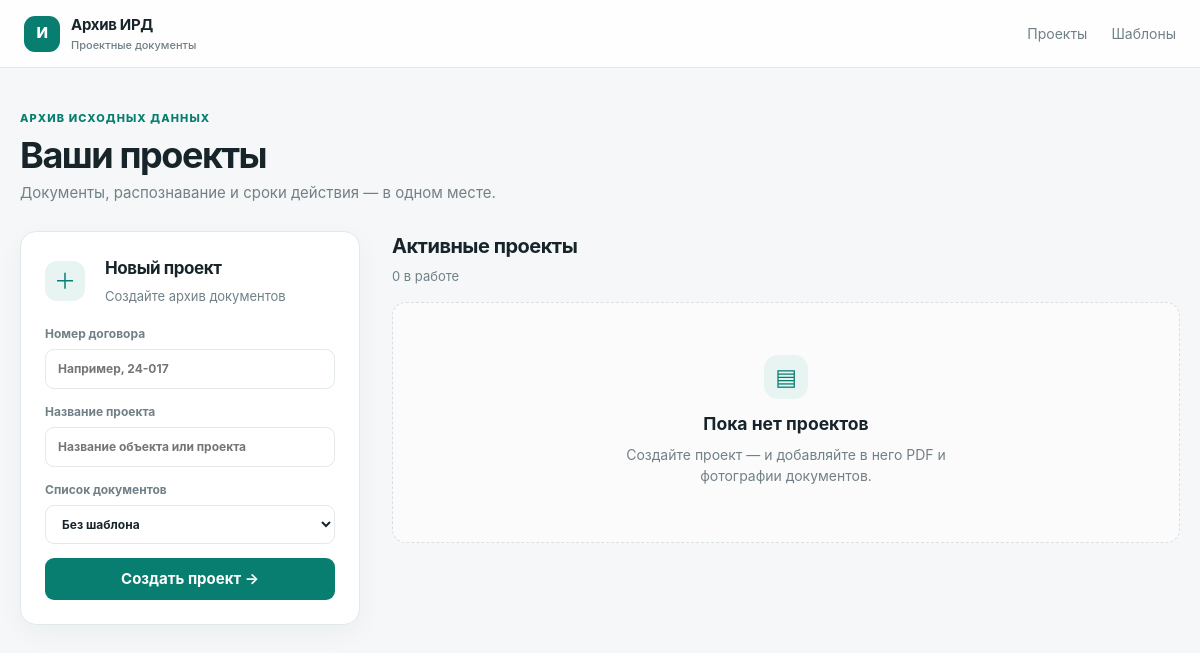
The app's page /, older data.
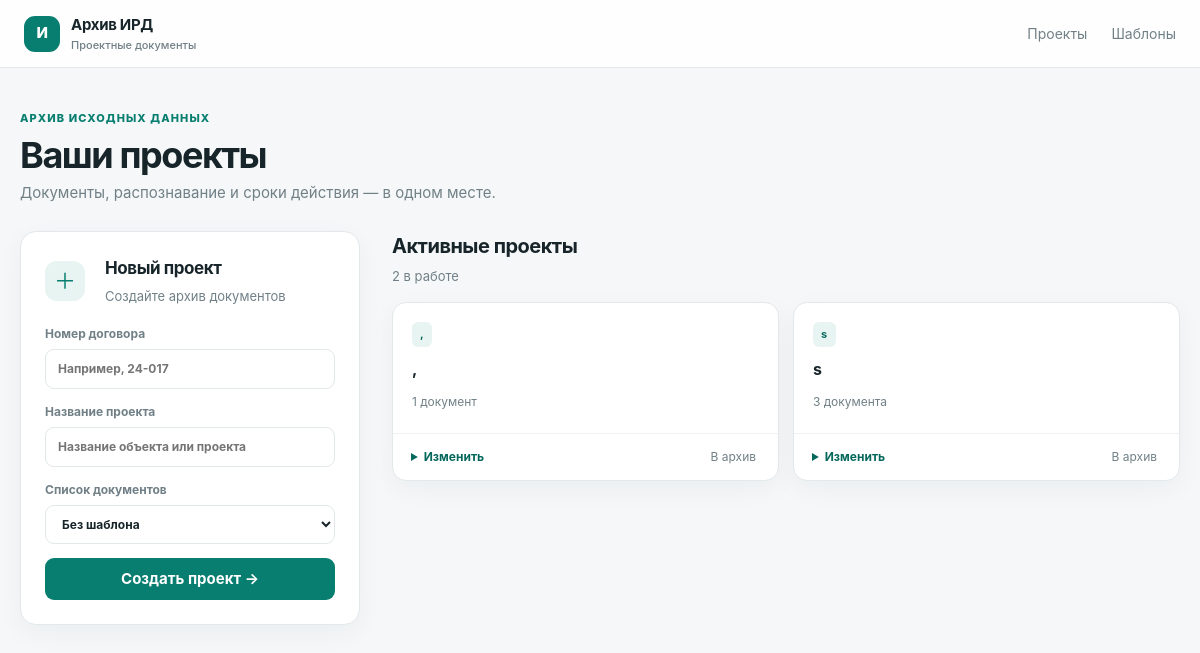
The same page, newer data.
### tables this page shows
CREATE TABLE objects (
    id INTEGER PRIMARY KEY AUTOINCREMENT,
    contract_number TEXT NOT NULL,
    name TEXT NOT NULL,
    created_at TEXT NOT NULL DEFAULT CURRENT_TIMESTAMP
);

### app/web/routes.py (the view)
@bp.get("/")
def index():
    warning_days = current_app.config["EXPIRY_WARNING_DAYS"]
    documents = DocumentRepository().list_all()
    alerts = [
        {"document": document, "expiry": state}
        for document in documents
        if (state := expiry_state(document, warning_days))["key"] in {"expired", "expiring"}
    ]
    return render_template(
        "index.html",
        objects=ObjectRepository().list_all(),
        archived_objects=ObjectRepository().list_archived(),
        templates=ChecklistRepository().list_templates(),
        alerts=alerts,
        warning_days=warning_days,
    )

### app/database.py (called while the page is built)
def get_db() -> sqlite3.Connection:
    if "db" not in g:
        g.db = sqlite3.connect(current_app.config["DATABASE_PATH"])
        g.db.row_factory = sqlite3.Row
        g.db.execute("PRAGMA foreign_keys = ON")
    return g.db

### app/repositories.py (called while the page is built)
    def list_all(self) -> list[Row]:
        return list(
            get_db().execute(
                """
                SELECT
                    objects.*,
                    COUNT(documents.id) AS documents_count,
                    MAX(documents.created_at) AS last_document_at
                FROM objects
                LEFT JOIN documents ON documents.object_id = objects.id AND documents.archived_at IS NULL
                WHERE objects.archived_at IS NULL
                GROUP BY objects.id
                ORDER BY objects.created_at DESC, objects.id DESC
                """
            )
        )

    def list_archived(self) -> list[Row]:
        return list(
            get_db().execute(
                "SELECT * FROM objects WHERE archived_at IS NOT NULL ORDER BY archived_at DESC"
            )
        )

    def list_all(self) -> list[Row]:
        return list(
            get_db().execute("SELECT * FROM documents WHERE archived_at IS NULL ORDER BY created_at DESC, id DESC")
        )

    def list_templates(self) -> list[Row]:
        return list(
            get_db().execute(
                "SELECT * FROM checklist_templates ORDER BY name COLLATE NOCASE"
            )
        )

### app/services/expiry.py (called while the page is built)
def parse_document_date(value: str | None) -> date | None:
    if not value:
        return None
    value = value.strip()
    for date_format in DATE_FORMATS:
        try:
            return datetime.strptime(value, date_format).date()
        except ValueError:
            continue
    return None

### app/templates/index.html (shortened to what this page needs)
{% extends "base.html" %}
{% block content %}
<section class="page-heading"><div><p class="eyebrow">АРХИВ ИСХОДНЫХ ДАННЫХ</p><h1>Ваши проекты</h1><p class="subheading">Документы, распознавание и сроки действия — в одном месте.</p></div></section>
<section class="dashboard-grid">
    <section class="panel create-panel"><div class="section-title"><span class="icon-badge">＋</span><div><h2>Новый проект</h2><p>Создайте архив документов</p></div></div>
        <form action="{{ url_for('web.create_object') }}" method="post" class="stack-form">
            <label><span>Номер договора</span><input name="contract_number" placeholder="Например, 24-017" required></label>
            <label><span>Название проекта</span><input name="name" placeholder="Название объекта или проекта" required></label>
            <label><span>Список документов</span><select name="template_id"><option value="">Без шаблона</option>{% for template in templates %}<option value="{{ template.id }}">{{ template.name }}</option>{% endfor %}</select></label>
            <button type="submit">Создать проект <span aria-hidden="true">→</span></button>
        </form>
    </section>
    <section class="project-area"><div class="section-title"><div><h2>Активные проекты</h2><p>{{ objects|length }} в работе</p></div></div>
        {% if objects %}<div class="project-grid">{% for object in objects %}
            <article class="project-card"><a class="project-card-main" href="{{ url_for('web.object_workspace', object_id=object.id) }}"><span class="contract-tag">{{ object.contract_number }}</span><h3>{{ object.name }}</h3><span class="project-meta">{{ object.documents_count }} {{ 'документ' if object.documents_count == 1 else ('документа' if object.documents_count in [2,3,4] else 'документов') }}</span></a>
                <div class="card-actions"><details><summary>Изменить</summary></details><form action="{{ url_for('web.archive_object', object_id=object.id) }}" method="post"><button class="quiet-button" type="submit">В архив</button></form></div>
            </article>
        {% endfor %}</div>{% else %}<div class="empty-state"><span class="empty-icon">▤</span><h3>Пока нет проектов</h3><p>Создайте проект — и добавляйте в него PDF и фотографии документов.</p></div>{% endif %}
    </section>
</section>
{% endblock %}

### app/templates/base.html (shortened to what this page needs)
<!doctype html>
<html lang="ru">
<head>
    <link rel="stylesheet" href="{{ url_for('static', filename='styles.css') }}">
</head>
<body>
    <header class="topbar">
        <a class="brand" href="{{ url_for('web.index') }}"><span class="brand-mark">И</span><span>Архив ИРД<small>Проектные документы</small></span></a>
        <nav><a href="{{ url_for('web.index') }}">Проекты</a><a href="{{ url_for('web.manage_templates') }}">Шаблоны</a></nav>
    </header>
    <main class="page">
        {% block content %}{% endblock %}
    </main>
</body>
</html>

### app/static/styles.css (style rules this page uses)
:root { color-scheme:light;--bg:#f5f7f8;--panel:#fff;--line:#e3e8ea;--text:#17252a;--muted:#718087;--accent:#087e70;--accent-dark:#05685c;--soft:#e8f4f1;--danger:#b5473b;--warning:#a96713;--shadow:0 8px 26px rgba(21,42,45,.045) }
* { box-sizing:border-box }
body { margin:0;background:var(--bg);color:var(--text);font-family:Inter,-apple-system,BlinkMacSystemFont,"Segoe UI",sans-serif;font-size:15px;line-height:1.5 }
a { color:var(--accent-dark) }
button,input,textarea,select { font:inherit }
button { cursor:pointer }
.topbar { height:68px;padding:0 max(24px,calc((100% - 1240px)/2));display:flex;align-items:center;justify-content:space-between;background:rgba(255,255,255,.92);border-bottom:1px solid var(--line) }
.brand { display:flex;gap:11px;align-items:center;text-decoration:none;color:var(--text);font-weight:750;letter-spacing:-.02em }
.brand small { display:block;color:var(--muted);font-size:11px;font-weight:500;letter-spacing:0 }
.brand-mark { width:36px;height:36px;display:grid;place-items:center;border-radius:11px;background:var(--accent);color:white;font-weight:800 }
.topbar nav { display:flex;gap:24px }
.topbar nav a { color:var(--muted);font-size:14px;text-decoration:none }
.page { width:min(1240px,calc(100% - 40px));margin:42px auto 80px }
.page-heading { margin-bottom:26px }
.eyebrow { margin:0 0 8px;color:var(--accent);font-size:11px;font-weight:800;letter-spacing:.1em }
.page-heading h1,.project-overview h1,.document-head h1 { margin:0;font-size:clamp(26px,3.2vw,36px);letter-spacing:-.04em;line-height:1.16 }
.subheading,.section-title p { color:var(--muted);margin:6px 0 0 }
.dashboard-grid { display:grid;grid-template-columns:340px minmax(0,1fr);gap:32px;align-items:start }
.panel { background:var(--panel);border:1px solid var(--line);border-radius:16px;box-shadow:var(--shadow) }
.create-panel { padding:24px;position:sticky;top:20px }
.section-title { display:flex;align-items:center;justify-content:space-between;gap:20px;margin-bottom:18px }
.section-title>div { min-width:0 }
.section-title h2 { margin:0;font-size:19px;letter-spacing:-.025em }
.section-title p { font-size:13px }
.icon-badge { display:grid;place-items:center;flex:0 0 40px;height:40px;border-radius:12px;background:var(--soft);color:var(--accent);font-size:22px }
.section-title:has(.icon-badge) { justify-content:flex-start }
.section-title:has(.icon-badge) h2 { font-size:17px }
.stack-form { display:grid;gap:14px }
.stack-form label,.template-header label { display:grid;gap:6px;color:var(--muted);font-size:12px;font-weight:650 }
.stack-form input,.stack-form textarea,.stack-form select,.template-header input,.inline-form input,.inline-form select,.checklist-row select,.template-item input { width:100%;min-width:0;border:1px solid var(--line);border-radius:9px;padding:10px 12px;background:#fff;color:var(--text);outline:none }
.stack-form button,.inline-form button { min-height:42px;border:0;border-radius:9px;background:var(--accent);color:#fff;font-weight:700;padding:10px 16px }
.section-title>div h2 { font-size:20px }
.project-area>.section-title { margin-bottom:16px }
.project-grid { display:grid;grid-template-columns:repeat(2,minmax(0,1fr));gap:14px }
.project-card { min-width:0;background:#fff;border:1px solid var(--line);border-radius:14px;box-shadow:var(--shadow);transition:transform .18s,border-color .18s }
.project-card-main { display:block;min-height:130px;padding:19px;color:var(--text);text-decoration:none }
.contract-tag { display:inline-flex;border-radius:6px;padding:4px 8px;background:var(--soft);color:var(--accent-dark);font-size:11px;font-weight:750;letter-spacing:.035em }
.project-card h3 { margin:12px 0 10px;font-size:16px;line-height:1.35;letter-spacing:-.015em }
.project-meta { color:var(--muted);font-size:12px }
.card-actions { display:flex;align-items:center;justify-content:space-between;padding:10px 18px;border-top:1px solid #eff2f3 }
.card-actions summary { color:var(--accent-dark);cursor:pointer;font-size:12px;font-weight:650 }
.quiet-button,.text-danger { border:0;background:none;color:var(--muted);font-size:12px;padding:4px }

Row changes from the older to the newer data that the page shows:
added objects: contract_number ",", name ",", documents_count "1", documents_count "документ"
added objects: contract_number "s", name "s", documents_count "3", documents_count "документа"
Text that changed along with them:
{{ objects|length }}: "0" → "2"
text no longer shown: "▤ Пока нет проектов Создайте проект — и добавляйте в него PDF и фотографии документов."
